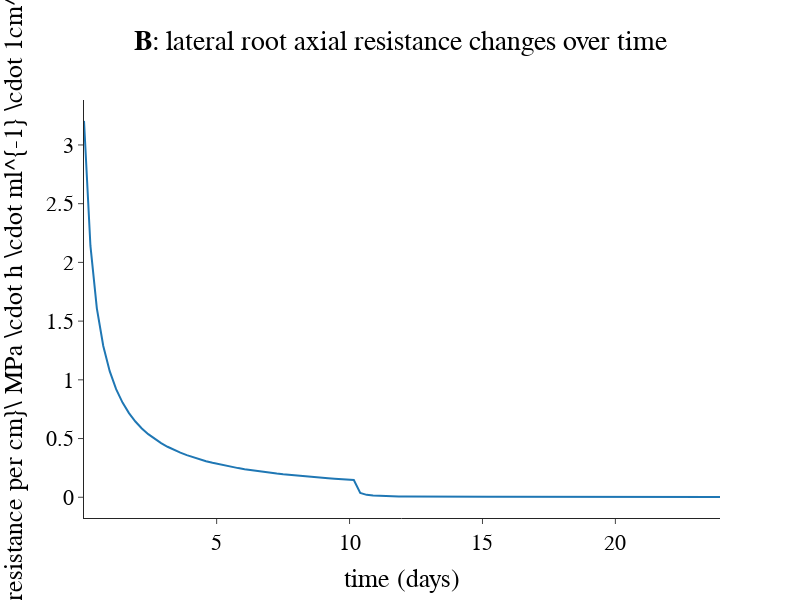

Notebook source saved alongside this figure:
### Code cell
import plotly.express as px
import numpy as np
# import matplotlib.pyplot as plt
import pwlf
import pandas as pd
import plotly.graph_objects as go


def bk_to_r(k): 
    return list( map( lambda x: 1/(x*10e-9*100e3*100*3600), k)  )
def lk_to_r(k): 
    return list( map( lambda x: 1/(x*10e-12*100e3*100*3600), k)  )
def ky_to_r(k): 
    return list( map( lambda x: 1/(x*10e-7*100*3600), k)  )
# axial lateral conductivity
x = np.array([
0.0380228136882134,
2.54752851711026,
4.97148288973384,
7.85171102661597,
9.96197718631178,
11.615969581749,
12.9277566539923,
16.6349809885931,
20,
21.5399239543726,
22.9657794676806,
23.5361216730038,
23.93536121673,
0.009810055459,
5.020713492,
9.963766575,
12.95495271,
    15.08446367,
18.08446367,
22.92530994,
23.92745418,])


y = [
    -0.00359813203358339,
0.00255186669048423,
0.00872100441472945,
0.0114323627733687,
0.010960267435629,
0.376362058846045,
0.698216245183351,
0.697386888508943,
0.699989792533238,
1.37414193482532,
1.99798402531451,
2.00121213667798,
2.00112282134381,
0.001971122598,
0.0233102711,
0.02327989941,
0.710208532,
    0.7146776045,
0.7246776045,
2.011526056,
2.017393866,    
    
]


a_lateral = pwlf.PiecewiseLinFit(x, y,  seed=123,)
breaks =a_lateral.fit(5)

x_hat = np.linspace(x.min(), x.max(), 100)
y_hat = a_lateral.predict(x_hat)
df = pd.DataFrame()
df['x'] = x

df['y_res'] = bk_to_r(y)
df2 = pd.DataFrame()

df2['x_line'] = x_hat
df2['y_res_line'] = bk_to_r(y_hat)
fig = go.Figure()

# fig.add_trace(go.Scatter(x=df['x'], y=df['y_res'], mode = 'markers', name = ''))
fig.add_trace(go.Scatter(x=df2['x_line'], y=df2['y_res_line'], mode = 'lines', ))

fig.update_layout(template="simple_white", title = dict( text  = "<b>B</b>: lateral root axial resistance changes over time", x =0.5,font=dict(
family="Arial",
        size=28,
        color="black"
    )),
                  showlegend = False,
    xaxis_title="time (days)",
    yaxis_title=r"$\text {resistance per cm}\ MPa \cdot h \cdot ml^{-1} \cdot 1cm^{-1}$",
#     legend_title="$ MPa\ \cdot h \cdot ml^{-1} \cdot 1cm^{-1}$",
    width = 800, height = 600,              
    font=dict(
family="Arial",
        size=22,
        color="black"
    ))
fig.show()
# ax1.plot(x_hat, y_hat, '-')
